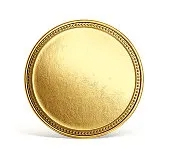
#> input picture Assignment_4/input.jpg, 170 x 152 px
$ python harris_corner_detector.py
#> lines starting #> are read from the running program, lines starting #| are printed output that depends on the picture
import cv2
import numpy as np
from matplotlib import pyplot as plt

# Load the image in grayscale
gray = cv2.imread('input.jpg', cv2.IMREAD_GRAYSCALE)
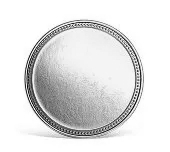
#> gray: shape (152, 170); min 7, max 255, mean 225.1

# Apply Harris Corner Detection
harris_corners = cv2.cornerHarris(gray, 2, 3, 0.04)
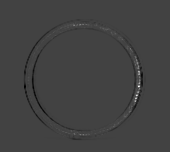
#> harris_corners: shape (152, 170) float32; min -0.00499, max 0.0142, mean -3.27e-05; drawn with min black and max white

# Dilate the corners to mark them clearly
harris_corners_dilated = cv2.dilate(harris_corners, None)
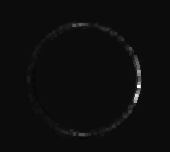
#> harris_corners_dilated: shape (152, 170) float32; min -0.000728, max 0.0142, mean 0.000108; drawn with min black and max white

# Mark the corners on the original image (optional)
image_with_corners = cv2.cvtColor(gray, cv2.COLOR_GRAY2BGR)  # Convert grayscale to color for marking corners
image_with_corners[harris_corners_dilated > 0.01 * harris_corners_dilated.max()] = [0, 0, 255]  # Red color for corners
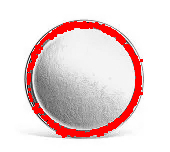
#> image_with_corners: shape (152, 170, 3); mean B, G, R 213.7, 213.7, 234.5

# Display the result
plt.figure(figsize=(6,6))
plt.imshow(image_with_corners)
plt.title('Harris Corner Detector')
plt.axis('off')
plt.show()
